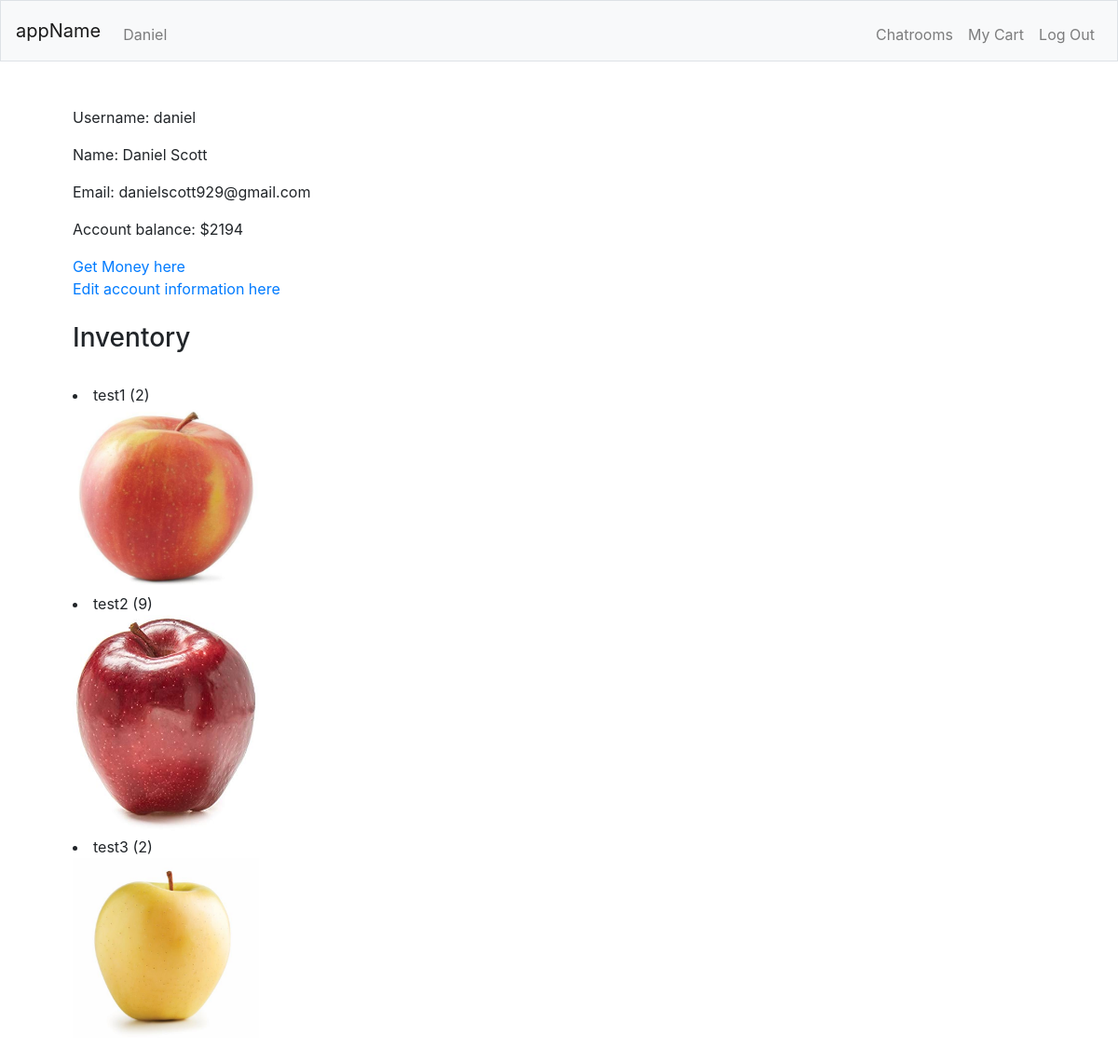
Page /accounts/account/ (signed in) on the committed database.
### orders/models.py (models this page shows)
class Account(models.Model):
	money = models.IntegerField(default=100)
	cart = models.ManyToManyField(Product, through='InCart')
	inventory = models.ManyToManyField(Product, through='Inventory', related_name="owner")
	owner = models.OneToOneField(settings.AUTH_USER_MODEL, on_delete=models.CASCADE, related_name="account")

class Inventory(models.Model):
	account = models.ForeignKey(Account, on_delete=models.CASCADE, related_name="storage")
	product = models.ForeignKey(Product, on_delete=models.CASCADE)
	amount = models.IntegerField(default=0)

class Product(models.Model):
	name = models.CharField(max_length=64)
	price = models.IntegerField()
	description = models.TextField(default="  ")
	picture = models.ImageField()

### accounts/views.py (the view)
# urls.py: path('account/', views.account, name="account"),
@login_required
def account(request):
	user = request.user
	inventory = Inventory.objects.filter(account=user.account)
	context = {
		"user": user,
		"inventory": inventory
	}
	return render(request, "accounts/account.html", context)

### accounts/templates/accounts/account.html (shortened to what this page needs)
{% extends "registration/layout.html" %}
{% block body %}
	<a>
		<p>Username: {{ user.username }}</p>
		{% if user.first_name %}
		<p>Name: {{ user.first_name }} {{ user.last_name }}</p>
			{% if not user.email %}
				<p>Email: No email <a href="{% url 'name' %}">Set up your email here!</a></p>
			{% else %}
				<p>Email: {{ user.email }}</p>
			{% endif %}
		{% else %}
		<p><a href="{% url 'name' %}"> Enter your name and/or email here!</a></p>
		{% endif %}
		{% if user.account %}
			<p>Account balance: ${{ user.account.money }}</p>
			<a href="{% url 'money' %}">Get Money here</a><br>
			<a href="{% url 'name' %}">Edit account information here</a>
		{% else %}
			<p><a href="{% url 'create' %}">No account. Make one here!</a></p>
		{% endif %}
		<br>
		<br>
		<h3>Inventory</h3>
		<br>
		{% for items in inventory %}
		<li>
			<a>{{ items.product.name }}</a>
			{% if items.amount > 1 %}
				<a>({{ items.amount }})</a>
			{% endif %}
			<br>
			<img src="{{ items.product.picture.url }}" alt="{{ items.product.name }}" style="width:200px;">
		</li>
		{% endfor %}
	</a>
{% endblock %}

### templates/registration/layout.html (shortened to what this page needs)
<!DOCTYPE html>
<html lang="en">
    <head>
        {% load staticfiles %}
        <link href="https://maxcdn.bootstrapcdn.com/bootstrap/4.0.0-beta.2/css/bootstrap.min.css" rel="stylesheet"/>
    </head>
    <body>
        <nav class="navbar navbar-expand-md navbar-light bg-light border">
            <a class="navbar-brand" href="/">appName</a>
            <div class="collapse navbar-collapse" id="navbar">
                {% if user.is_authenticated %}
                    <ul class="navbar-nav mr-auto mt-2">
                        {% if user.account %}
                            {% if user.first_name %}
                                <li class="nav-item"><a class="nav-link" href="{% url 'account' %}">{{ user.first_name }}</a></li>
                            {% else %}
                                {% if user.last_name %}
                                    <li class="nav-item"><a class="nav-link" href="{% url 'account' %}">{{ user.last_name }}</a></li>
                                {% else %}
                                    <li class="nav-item"><a class="nav-link" href="{% url 'account' %}">{{ user.username }}</a></li>
                                {% endif %}
                            {% endif %}
                        {% else %}
                            <li class="nav-item"><a class="nav-link" href="{% url 'create' %}">{{ user.username }}</a></li>
                        {% endif %}
                    </ul>
                    <ul class="navbar-nav ml-auto mt-2">
                        <li class="nav-item"><a class="nav-link" href="{% url 'chat' %}">Chatrooms</a></li>
                        <li class="nav-item"><a class="nav-link" href="{% url 'cart' %}">My Cart</a></li>
                        <li class="nav-item"><a class="nav-link" href="{% url 'logout' %}">Log Out</a></li>
                    </ul>
                {% else %}
                    <ul class="navbar-nav ml-auto mt-2">
                        <li class="nav-item"><a class="nav-link" href="{% url 'signup' %}">Register</a></li>
                        <li class="nav-item"><a class="nav-link" href="{% url 'login' %}">Log In</a></li>
                    </ul>
                {% endif %}
            </div>
        </nav>
        <main class="container p-5">
            {% block body %}{% endblock %}
        </main>
    </body>
</html>

### rows in the picture
Inventory: product.name "test1", amount "2", product.picture (picture)
Inventory: product.name "test2", amount "9", product.picture (picture)
Inventory: product.name "test3", amount "2", product.picture (picture)

### other values in the picture
{{ user.first_name }} "Daniel"
{{ user.username }} "daniel"
{{ user.last_name }} "Scott"
{{ user.email }} "danielscott929@gmail.com"
{{ user.account.money }} "2194"
